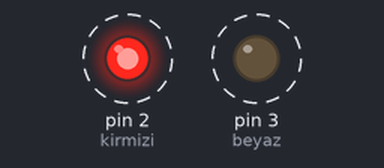
Simulated run of this sketch. Board: Arduino Uno, built with avr-gcc and run on an emulated ATmega328P. On the bench: output pins drawn as LEDs (lit = HIGH). Dashed ring = blinking.

Above: at 0.5 s.
Timing chart, 0 to 4.6 s (numbered marks = the images above):
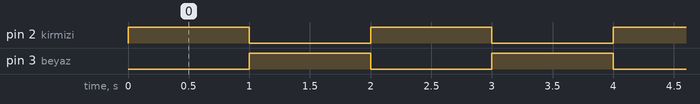

Measured:
- by itself, pin 2 (kirmizi), pin 3 (beyaz): alternates HIGH for 1.0 s and LOW for 1.0 s

The sketch:

uygulama1.ino
```cpp
// C++ code
//
int kirmizi=2;
int beyaz=3;
void setup()
{
  pinMode(kirmizi, OUTPUT);
  pinMode(beyaz, OUTPUT);
}

void loop()
{
  digitalWrite(kirmizi, HIGH);
  digitalWrite(beyaz, LOW);
  delay(1000); // Wait for 1000 millisecond(s)
  digitalWrite(kirmizi, LOW);
  digitalWrite(beyaz, HIGH);
  delay(1000); // Wait for 1000 millisecond(s)
}
```
